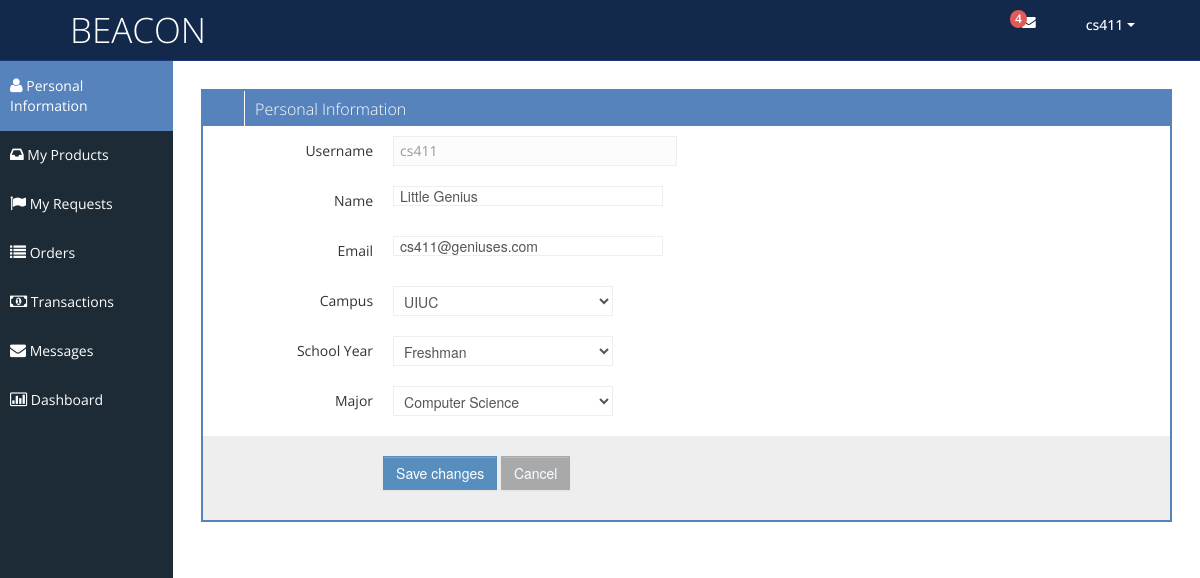
The app's page /myprofile.php (signed in) with its own data.
### tables this page shows
CREATE TABLE `Users` (
  `NetId` varchar(50) NOT NULL,
  `Password` varchar(50) DEFAULT NULL,
  `Campus` varchar(10) DEFAULT NULL,
  `Name` varchar(50) DEFAULT NULL,
  `Email` varchar(50) DEFAULT NULL,
  `Major` varchar(10) DEFAULT NULL,
  `Year` varchar(10) DEFAULT NULL
);

### myprofile.php (the view, shortened to what this page needs)
<?php
	$curr_user = $_SESSION['curr_user'];
	if (empty($curr_user)) {
		$msg = "curr_user is empty";
	}
	else {
		$conn = connectDB();
		if ($_SERVER["REQUEST_METHOD"] == "POST") {
			$name = ppc($_POST["name"]);
			$email = ppc($_POST["email"]);
			$campus = $_POST['campus'];
			$major = $_POST['major'];
			$year = $_POST['year'];
			$msg = $nameErr = $emailErr = "";
			if (empty($name)) {
				$nameErr = "* Name cannot be empty.";
			}
			if (empty($email)) {
				$emailErr = "* Email cannot be empty.";
			} else if (!preg_match("/([\w\-]+\@[\w\-]+\.[\w\-]+)/",$email)) {
				$emailErr = "* Invalid email format.";
			}
			if ($nameErr || $emailErr) {
				$msg = "* Please check your input again";
			}
			else {
				$sql = "UPDATE Users
						SET name = '$name', campus = '$campus', email = '$email', major = '$major', year = '$year'
						WHERE NetId = '$curr_user'";
				if ($conn->query($sql)) {
					$msg = "Successfully changed!";
				} else {
					$msg = "Error: " . $sql . "<br>" . $conn->error;
				}
			}
		}
		else {
			$sql = "SELECT * FROM Users WHERE NetId='$curr_user' ";
			$result = $conn->query($sql);
			if ($result && $result->num_rows == 1) {
				$row = $result->fetch_assoc();
				$name = $row["Name"];
				$email = $row["Email"];
				$campus = $row["Campus"];
				$year = $row["Year"];
				$major = $row["Major"];
			} else {
				$msg = "curr_user is not in database!";
			}
		}
	}
?>
<!DOCTYPE html>
<html lang="en">
<head>
	<link id="bootstrap-style" href="css/bootstrap.min.css" rel="stylesheet">
	<link href="css/bootstrap-responsive.min.css" rel="stylesheet">
	<link id="base-style" href="css/style.css" rel="stylesheet">
	<link id="base-style-responsive" href="css/style-responsive.css" rel="stylesheet">
</head>
<body>
	<div class="navbar">
		<div class="navbar-inner">
			<div class="container-fluid">
				<a class="brand" href="index.php"><span>BEACON</span></a>
				<div class="nav-no-collapse header-nav">
					<ul class="nav pull-right">
						<li class="dropdown hidden-phone">
							<a class="btn dropdown-toggle" data-toggle="dropdown" href="#">
								<i class="icon-envelope"></i>
								<span class="badge red"> 4 </span>
							</a>
						</li>
						<li class="dropdown">
							<a class="btn dropdown-toggle" data-toggle="dropdown" href="#">
								<span><?php echo $curr_user; ?></span>
								<span class="caret"></span>
							</a>
						</li>
					</ul>
				</div>
			</div>
		</div>
	</div>
	<div class="container-fluid-full">
	<div class="row-fluid">
	<div id="sidebar-left" class="span2">
		<div class="nav-collapse sidebar-nav">
			<ul class="nav nav-tabs nav-stacked main-menu">
				<li><a href="myprofile.php"><i class="icon-user"></i><span class="hidden-tablet"> Personal Information</span></a></li>
				<li><a href="myproducts.php"><i class="icon-inbox"></i><span class="hidden-tablet"> My Products</span></a></li>
				<li><a href="myrequests.php"><i class="icon-flag"></i><span class="hidden-tablet"> My Requests</span></a></li>
				<li><a href="myorders.php"><i class="icon-list"></i><span class="hidden-tablet"> Orders</span></a></li>
				<li><a href="mytransactions.php"><i class="icon-money"></i><span class="hidden-tablet"> Transactions</span></a></li>
				<li><a href="mymessages.php"><i class="icon-envelope"></i><span class="hidden-tablet"> Messages</span></a></li>
				<li><a href="dashboard.php"><i class="icon-bar-chart"></i><span class="hidden-tablet"> Dashboard</span></a></li>
			</ul>
		</div>
	</div>
	<div id="content" class="span10">
		<div class="row-fluid sortable">
			<div class="box span12">
				<div class="box-header" data-original-title>
					<h2><i class="halflings-icon white edit"></i><span class="break"></span>Personal Information</h2>
					<div class="box-icon">
						<a href="#" class="btn-setting"><i class="halflings-icon white wrench"></i></a>
						<a href="#" class="btn-minimize"><i class="halflings-icon white chevron-up"></i></a>
						<a href="#" class="btn-close"><i class="halflings-icon white remove"></i></a>
					</div>
				</div>
				<div class="box-content">
					<form class="form-horizontal" action="<?php echo $_SERVER['PHP_SELF'];?>" method="POST">
						<fieldset>
							<div class="control-group">
								<label class="control-label">Username</label>
								<div class="controls">
									<span class="input-xlarge uneditable-input"><?php echo $curr_user; ?></span>
								</div>
							</div>
							<div class="control-group">
								<label class="control-label" for="focusedInput">Name</label>
								<div class="controls">
									<input class="input-xlarge focused" id="focusedInput" type="text" name="name" value="<?php echo $name; ?>">
								</div>
							</div>
							<div class="control-group">
								<label class="control-label" for="focusedInput">Email</label>
								<div class="controls">
									<input class="input-xlarge focused" id="focusedInput" type="text" name="email" value="<?php echo $email; ?>">
								</div>
							</div>
							<div class="control-group">
								<label class="control-label" for="selectError3">Campus</label>
								<div class="controls">
								<select id="selectError3" name="campus">
									<option <?php echo $campus=='UIUC' ? 'selected':'' ?>>UIUC</option>
								</select>
								</div>
							</div>
							<div class="control-group">
								<label class="control-label" for="selectError3">School Year</label>
								<div class="controls">
								<select id="selectError3" name="year">
									<option <?php echo $year=='Freshman' ? 'selected':'' ?>>Freshman</option>
								</select>
								</div>
							</div>
							<div class="control-group">
								<label class="control-label" for="selectError3">Major</label>
								<div class="controls">
								<select id="selectError3" name="major">
									<option value='CS' <?php echo $major=='CS' ? 'selected':'' ?>>Computer Science</option>
								</select>
								</div>
							</div>
							<div class="form-actions">
								<button type="submit" class="btn btn-primary">Save changes</button>
								<button class="btn">Cancel</button>
							</div>
						</fieldset>
						</form>
				</div>
			</div>
		</div>
	</div>
	<footer>
	</footer>
</body>
</html>

### css/style-responsive.css (style rules this page uses)
@media (min-width: 1200px) { .container-fluid-full { overflow: hidden; position: relative; height: 100%; } }
@media (min-width: 1200px) { #content { width: 85.578%; padding: 28px; margin: 0px 0px; margin-left: 14.422% !important; } }
@media (min-width: 1200px) { #sidebar-left { background: #1C2B36; margin-left: 0px !important; position: absolute; height: 100%; } }
@media (min-width: 1200px) { .sidebar-nav > ul { margin: 0px; } }
@media (min-width: 1200px) { footer { margin: 0px 0px 0px 0px; padding: 10px 20px; } }

### css/halflings.css (style rules this page uses)
html, html .halflings { -webkit-font-smoothing: antialiased !important; }
.halflings-icon { display: inline-block; width: 14px; height: 14px; line-height: 14px; vertical-align: text-top; background-image: url(../img/glyphicons_halflings.svg); background-position: 0 0; background-repeat: no-repeat; vertical-align: top; *display: inline; *zoom: 1; *margin-right: .3em; }
.halflings-icon.white { background-image: url(../img/glyphicons_halflings-white.svg); }
.halflings-icon.remove { background-position: -312px 0; }
.halflings-icon.edit { background-position: -96px -72px; }
.halflings-icon.chevron-up { background-position: -288px -120px; }
.halflings-icon.wrench { background-position: -360px -144px; }

### records on screen
users: name "Little Genius", email "cs411@geniuses.com", campus "UIUC", year "Freshman", major "Computer Science"

### other values on screen
$curr_user "cs411"
